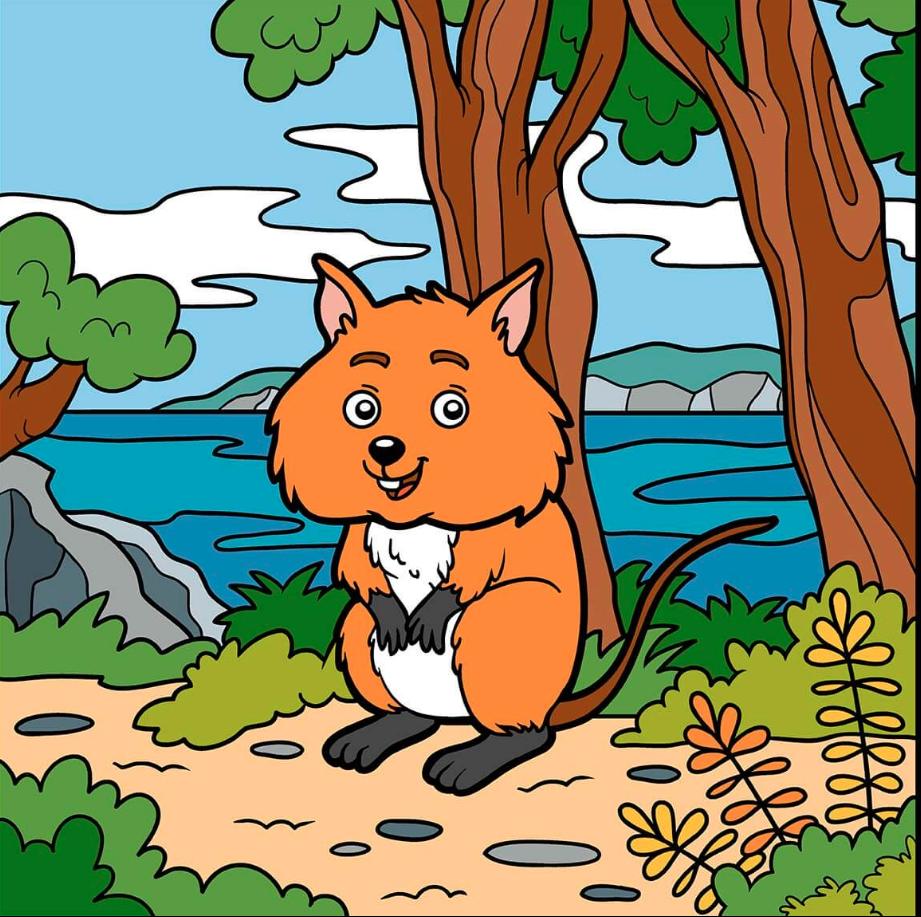
#> input picture test1/img1.png, 921 x 917 px
$ python main.py --img1 test1/img1.png --img2 test1/img2.png
#> lines starting #> are read from the running program, lines starting #| are printed output that depends on the picture; after the words box and inside, x2 and y2 are one past the last pixel; in counts of white or black regions, pixels touching at a corner belong together
#!/bin/python3
from PIL import Image
import cv2
from matplotlib import pyplot as plt
from imutils import contours
from skimage import measure
import numpy as np
import argparse
import imutils

def threshold(tup1, tup2):
    val=0
    if(abs(tup1[0]-tup2[0])>=25):
        val+=1
    if(abs(tup1[1]-tup2[1])>=25):
        val+=1
    if(abs(tup1[2]-tup2[2])>=25):
        val+=1

    if(val>=2):
        return True
    else:
        return False


def main(IMG1, IMG2):
#> called with IMG1 = 'test1/img1.png', IMG2 = 'test1/img2.png'
    img1 = Image.open(IMG1)
#> img1 is the input picture: PIL image 921x917 RGB; mean R, G, B 133.6, 136.9, 106.4
    img2 = Image.open(IMG2)
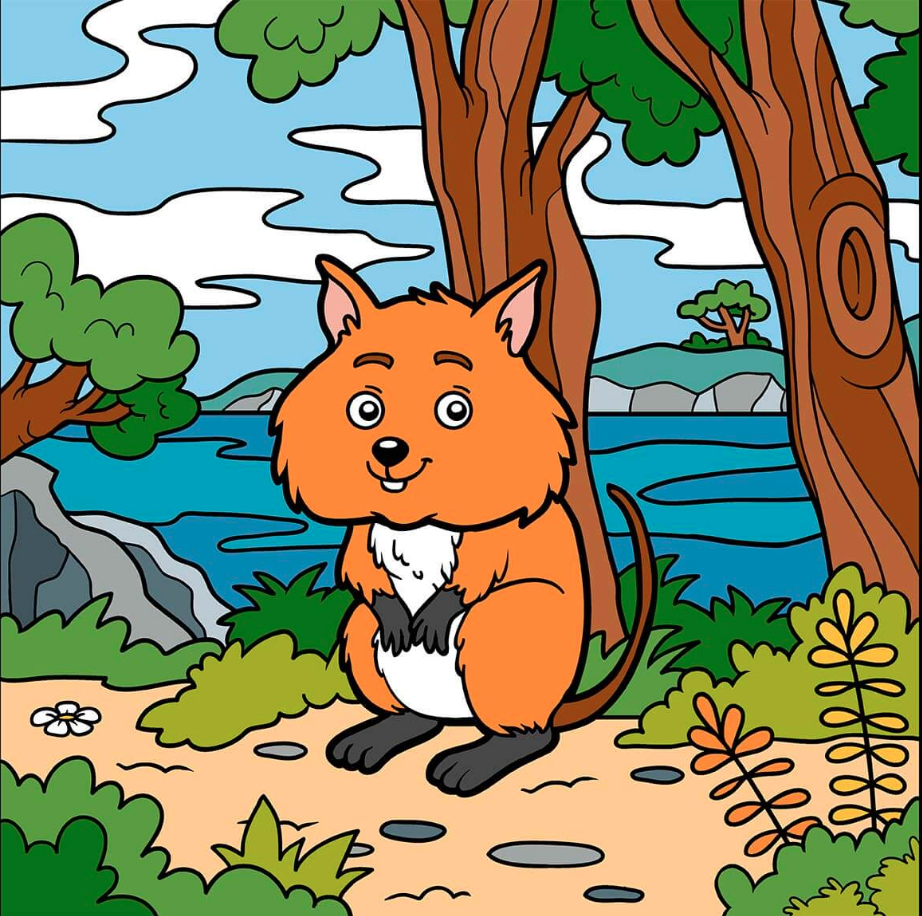
#> input picture test1/img2.png, 922 x 916 px
#> img2 is the input picture: PIL image 922x916 RGB; mean R, G, B 134.1, 137, 104.3
    resultImg = img1.copy()
    x, y = min(img1.size[0], img2.size[0]), min(img1.size[1], img2.size[1])
#> x = 921; y = 916
    grid = [[0]*y]*x
    pixImg1 = img1.load()
    pixImg2 = img2.load()
    resultPix = resultImg.load()
    for i in range(x):
        for j in range(y):
            if(threshold(pixImg1[i,j], pixImg2[i,j])):
            # if(pixImg1[i, j]!=pixImg2[i, j]):
                grid[i][j]=1
                resultPix[i,j]=(255, 255, 255)
            else:
                resultPix[i, j]=(0, 0, 0)
    # resultImg.save('result.png')
    finalDetect(IMG1, IMG2, resultImg)


def finalDetect(IMG1, IMG2, res):
#> called with IMG1 = 'test1/img1.png', IMG2 = 'test1/img2.png'
    orgImage1 = cv2.imread(IMG1)
    orgImage2 = cv2.imread(IMG2)
    img = np.array(res)
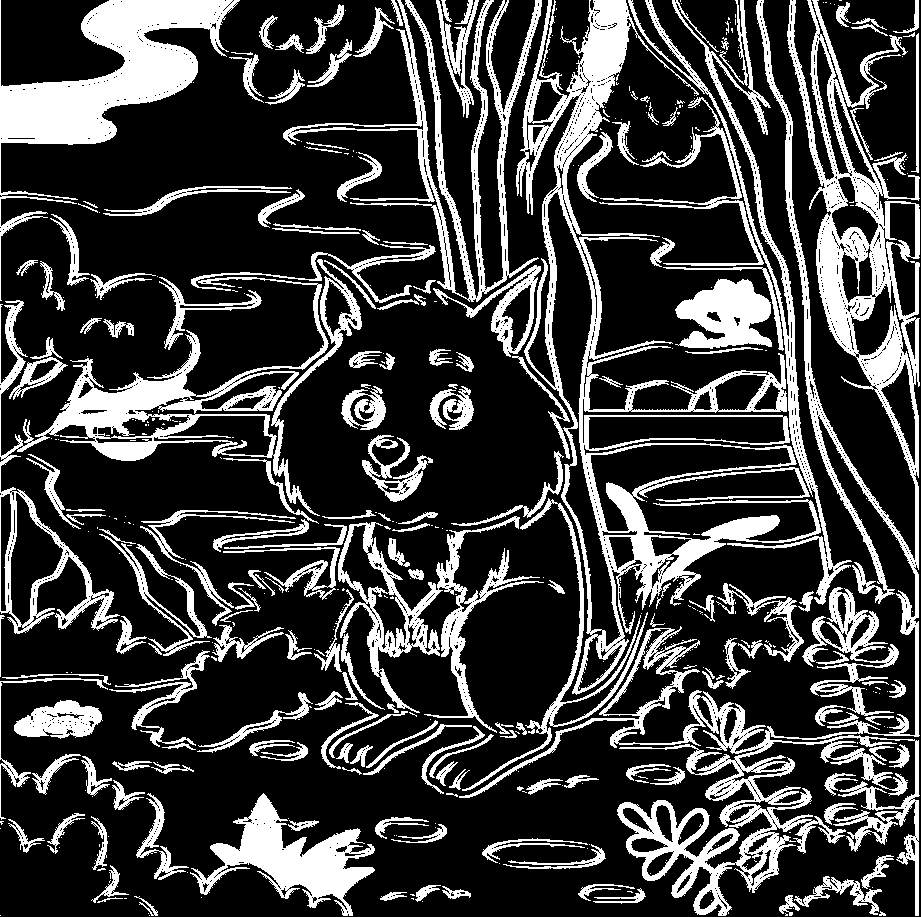
#> img: shape (917, 921, 3); 24.5% white; 467 white regions (281 under 20 px), largest, box (x1, y1, x2, y2) and area: (459, 0, 920, 916) 42694, (516, 0, 821, 695) 27827, (0, 244, 436, 634) 18790
    dst = cv2.fastNlMeansDenoisingColored(img,None,180,180,7,21)
    gray = cv2.cvtColor(dst, cv2.COLOR_BGR2GRAY)
    blurred = cv2.GaussianBlur(gray, (11, 11), 0)

    thresh = cv2.threshold(blurred, 105, 255, cv2.THRESH_BINARY)[1]
#> thresh: shape (917, 921); 6.3% white; 46 white regions (5 under 20 px), largest, box (x1, y1, x2, y2) and area: (0, 0, 233, 143) 15251, (216, 799, 366, 898) 6308, (558, 0, 630, 166) 5088
    thresh = cv2.erode(thresh, None, iterations=2)
#> thresh: shape (917, 921); 4.8% white; 32 white regions (7 under 20 px), largest, box (x1, y1, x2, y2) and area: (0, 0, 230, 141) 13674, (218, 801, 363, 896) 5154, (560, 0, 627, 163) 4189
    thresh = cv2.dilate(thresh, None, iterations=4)
#> thresh: shape (917, 921); 7.6% white; 31 white regions, largest, box (x1, y1, x2, y2) and area: (0, 0, 234, 145) 16796, (214, 797, 367, 900) 7480, (556, 0, 631, 167) 5986
    labels = measure.label(thresh, connectivity=2, background=0)
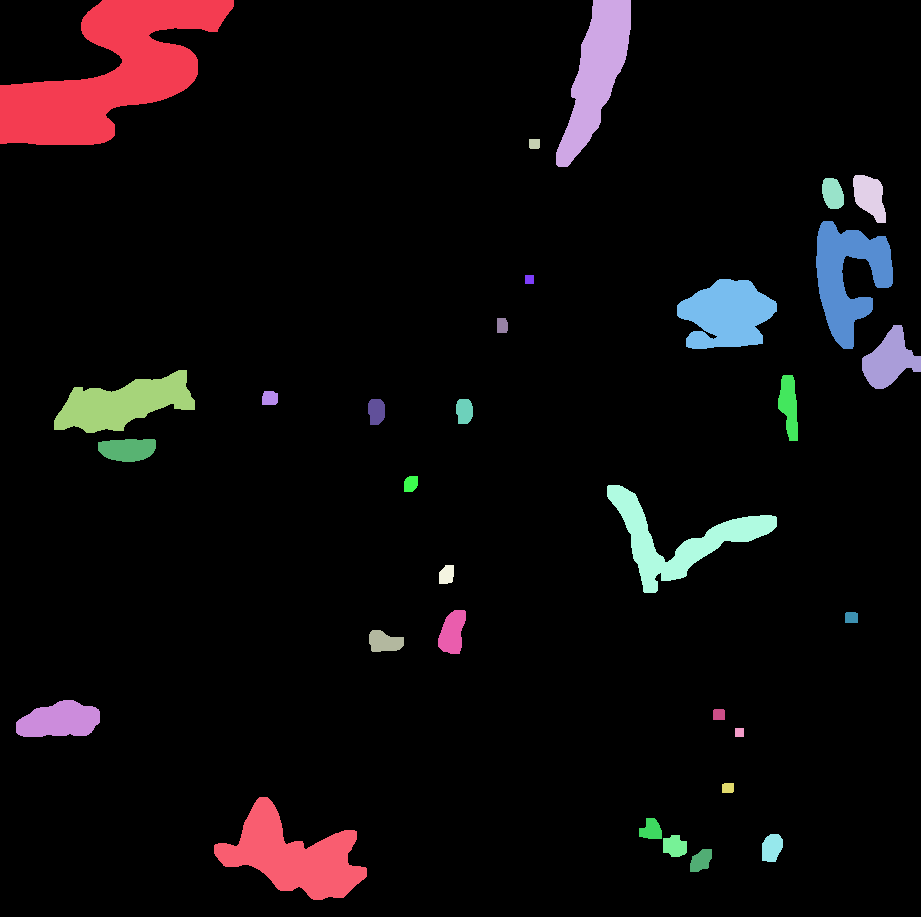
#> labels: shape (917, 921) int64; 32 distinct labels, from 0 to 31; one colour per label, 0 black
    mask = np.zeros(thresh.shape, dtype="uint8")
    for label in np.unique(labels):
        # if this is the background label, ignore it
        if label == 0:
            continue
        # otherwise, construct the label mask and count the
        # number of pixels
        labelMask = np.zeros(thresh.shape, dtype="uint8")
        labelMask[labels == label] = 255
        numPixels = cv2.countNonZero(labelMask)
        # if the number of pixels in the component is sufficiently
        # large, then add it to our mask of "large blobs"
        if numPixels > 300:
            mask = cv2.add(mask, labelMask)
#> this loop made 32 passes
#> labelMask: shape (917, 921); 0.04% white; 1 white region, box (x1, y1, x2, y2) and area: (690, 849, 712, 872) 373
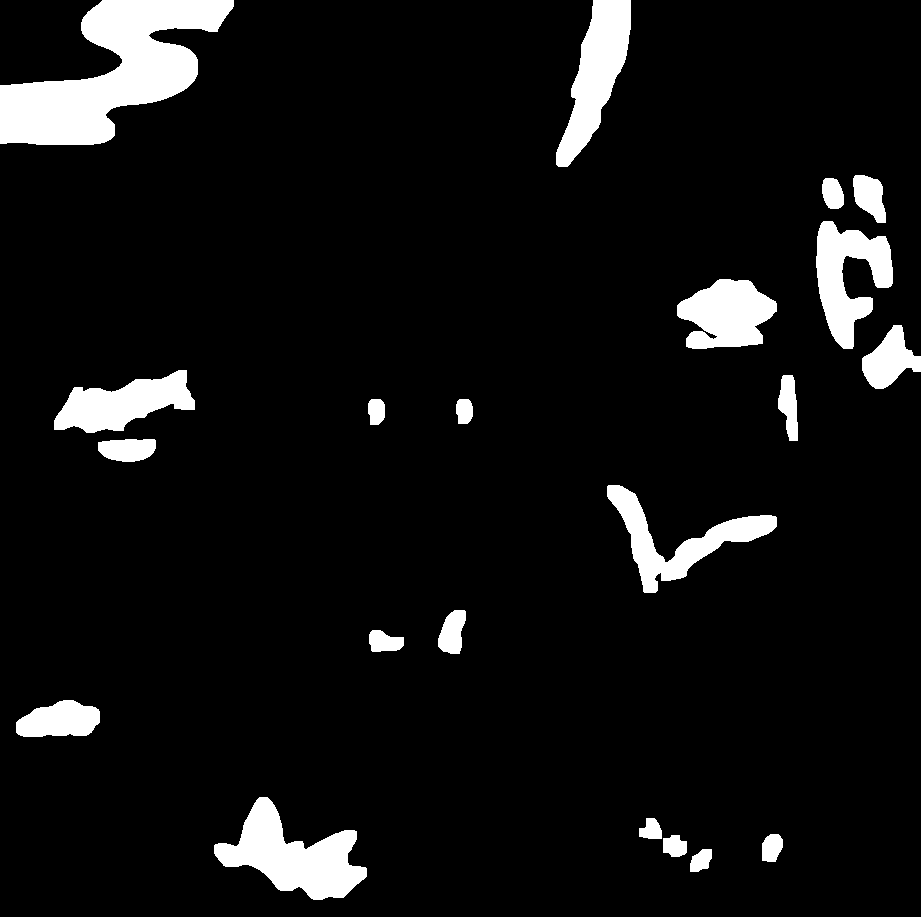
#> mask: shape (917, 921); 7.4% white; 21 white regions, largest, box (x1, y1, x2, y2) and area: (0, 0, 234, 145) 16796, (214, 797, 367, 900) 7480, (556, 0, 631, 167) 5986

    cnts = cv2.findContours(mask.copy(), cv2.RETR_EXTERNAL,	cv2.CHAIN_APPROX_SIMPLE)
    cnts = imutils.grab_contours(cnts)
    cnts = contours.sort_contours(cnts)[0]
    # loop over the contours
    for (i, c) in enumerate(cnts):
        # draw the bright spot on the image
        (x, y, w, h) = cv2.boundingRect(c)
        ((cX, cY), radius) = cv2.minEnclosingCircle(c)
        cv2.circle(orgImage1, (int(cX), int(cY)), int(radius), (0, 0, 255), 3)
        cv2.circle(orgImage2, (int(cX), int(cY)), int(radius), (0, 0, 255), 3)
        cv2.circle(orgImage1, (int(cX), int(cY)), int(radius), (0, 0, 255), 3)
        cv2.putText(orgImage2, "#{}".format(i + 1), (x, y - 15), cv2.FONT_HERSHEY_SIMPLEX, 0.45, (0, 0, 255), 2)
        cv2.putText(orgImage1, "#{}".format(i + 1), (x, y - 15), cv2.FONT_HERSHEY_SIMPLEX, 0.45, (0, 0, 255), 2)
#> this loop made 21 passes
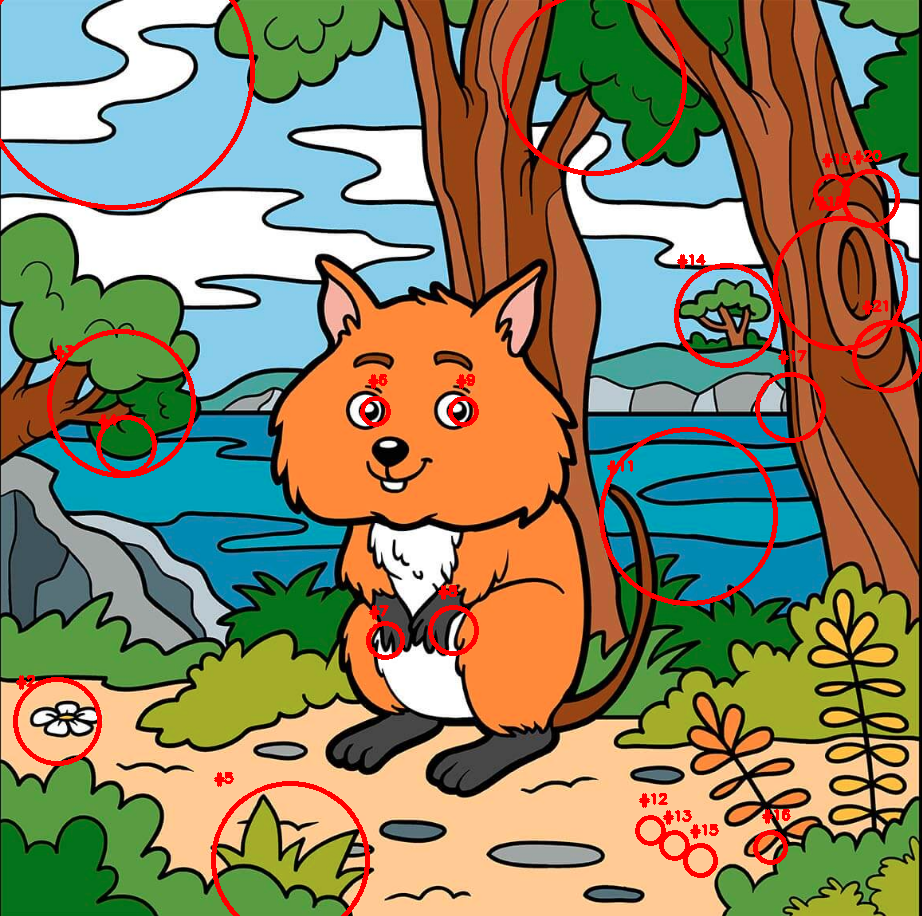
#> orgImage2: shape (916, 922, 3); mean B, G, R 100.9, 132.9, 138.4

    invertImg1 = cv2.cvtColor(orgImage1, cv2.COLOR_BGR2RGB)
    invertImg2 = cv2.cvtColor(orgImage2, cv2.COLOR_BGR2RGB)
    plt.subplot(121), plt.imshow(invertImg1)
    plt.subplot(122), plt.imshow(invertImg2)
    plt.show()


if __name__ == "__main__":
    my_parser = argparse.ArgumentParser(description='The script will spot the differences between two images, circle and number them. ')
    my_parser.add_argument('--img1', action='store', type=str, required=True, help='the path to image 1')
    my_parser.add_argument('--img2', action='store', type=str, required=True, help='the path to image 2')
    # IMG1 = input('Enter path to image 1: ')
    # IMG2 = input('Enter path to image 2: ')
    args = my_parser.parse_args()
    IMG1 = args.img1
    IMG2 = args.img2
    main(IMG1, IMG2)
